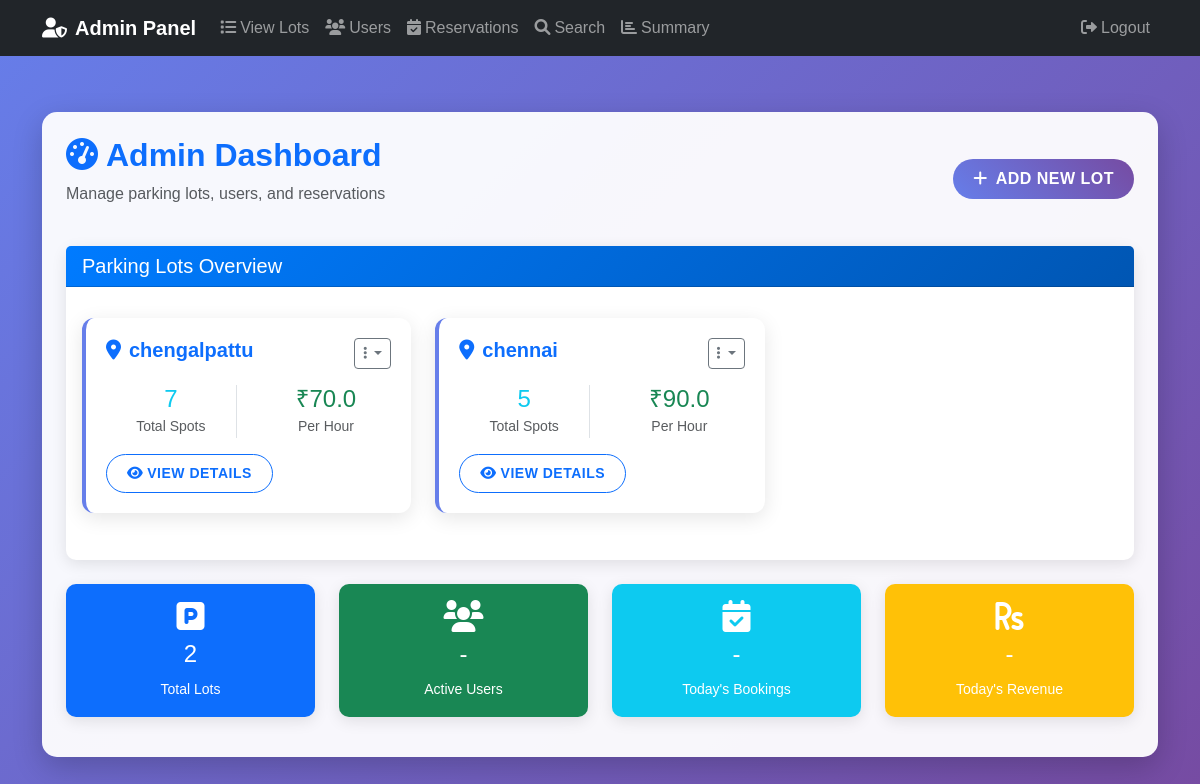
The page /admin on the database its author committed.
### models/model.py (models this page shows)
class ParkingLot(db.Model):
    id = db.Column(db.Integer, primary_key=True)
    prime_location_name = db.Column(db.String(100), nullable=False)
    price_per_hour = db.Column(db.Float, nullable=False)
    address = db.Column(db.String(200))
    pin_code = db.Column(db.String(10))
    maximum_number_of_spots = db.Column(db.Integer, nullable=False)
    spots = db.relationship('ParkingSpot', backref='lot', cascade='all, delete', lazy=True)

### controllers/admin_routes.py (the view)
    @app.route("/admin")
    def admin_dashboard():
        lots = ParkingLot.query.all()
        return render_template('admin_dashboard.html', lots=lots)

### templates/admin_dashboard.html (shortened to what this page needs)
<!DOCTYPE html>
<html lang="en">
<head>
    <link href="https://cdn.jsdelivr.net/npm/bootstrap@5.3.0/dist/css/bootstrap.min.css" rel="stylesheet">
    <link href="https://cdnjs.cloudflare.com/ajax/libs/font-awesome/6.0.0/css/all.min.css" rel="stylesheet">
    <link href="{{ url_for('static', filename='css/styles.css') }}" rel="stylesheet">
</head>
<body>
    <nav class="navbar navbar-expand-lg navbar-dark bg-dark">
        <div class="container">
            <a class="navbar-brand" href="#">
                <i class="fas fa-user-shield me-2"></i>Admin Panel
            </a>
            <div class="collapse navbar-collapse" id="navbarNav">
                <ul class="navbar-nav me-auto">
                    <li class="nav-item">
                        <a class="nav-link" href="/admin/lots">
                            <i class="fas fa-list me-1"></i>View Lots
                        </a>
                    </li>
                    <li class="nav-item">
                        <a class="nav-link" href="/admin/users">
                            <i class="fas fa-users me-1"></i>Users
                        </a>
                    </li>
                    <li class="nav-item">
                        <a class="nav-link" href="/admin/reservations">
                            <i class="fas fa-calendar-check me-1"></i>Reservations
                        </a>
                    </li>
                    <li class="nav-item">
                        <a class="nav-link" href="/admin/search">
                            <i class="fas fa-search me-1"></i>Search
                        </a>
                    </li>
                    <li class="nav-item">
                        <a class="nav-link" href="/admin/summary">
                            <i class="fas fa-chart-bar me-1"></i>Summary
                        </a>
                    </li>
                </ul>
                <ul class="navbar-nav">
                    <li class="nav-item">
                        <a class="nav-link" href="/login">
                            <i class="fas fa-sign-out-alt me-1"></i>Logout
                        </a>
                    </li>
                </ul>
            </div>
        </div>
    </nav>
    <div class="container mt-4">
        <div class="row">
            <div class="col-12">
                <div class="main-container p-4">
                    <div class="d-flex justify-content-between align-items-center mb-4">
                        <div>
                            <h2 class="fw-bold text-primary">
                                <i class="fas fa-tachometer-alt me-2"></i>Admin Dashboard
                            </h2>
                            <p class="text-muted">Manage parking lots, users, and reservations</p>
                        </div>
                        <div>
                            <a href="/admin/lots/create" class="btn btn-primary-custom btn-custom">
                                <i class="fas fa-plus me-2"></i>Add New Lot
                            </a>
                        </div>
                    </div>
                    <div class="card card-custom mb-4">
                        <div class="card-header bg-primary text-white">
                            <h5 class="mb-0">
                                Parking Lots Overview
                            </h5>
                        </div>
                        <div class="card-body">
                            {% if lots %}
                                <div class="row">
                                    {% for lot in lots %}
                                    <div class="col-md-6 col-lg-4 mb-3">
                                        <div class="lot-card">
                                            <div class="d-flex justify-content-between align-items-start mb-3">
                                                <h5 class="fw-bold text-primary mb-0">
                                                    <i class="fas fa-map-marker-alt me-2"></i>{{ lot.prime_location_name }}
                                                </h5>
                                                <div class="dropdown">
                                                    <button class="btn btn-sm btn-outline-secondary dropdown-toggle"
                                                            type="button" data-bs-toggle="dropdown">
                                                        <i class="fas fa-ellipsis-v"></i>
                                                    </button>
                                                </div>
                                            </div>
                                            <div class="row text-center">
                                                <div class="col-6">
                                                    <div class="border-end">
                                                        <h4 class="text-info mb-0">{{ lot.maximum_number_of_spots }}</h4>
                                                        <small class="text-muted">Total Spots</small>
                                                    </div>
                                                </div>
                                                <div class="col-6">
                                                    <h4 class="text-success mb-0">₹{{ lot.price_per_hour }}</h4>
                                                    <small class="text-muted">Per Hour</small>
                                                </div>
                                            </div>
                                            <div class="mt-3">
                                                <a href="/admin/lots/{{ lot.id }}/spots"
                                                   class="btn btn-sm btn-outline-primary btn-custom me-2">
                                                    <i class="fas fa-eye me-1"></i>View Details
                                                </a>
                                            </div>
                                        </div>
                                    </div>
                                    {% endfor %}
                                </div>
                            {% endif %}
                        </div>
                    </div>
                    <div class="row">
                        <div class="col-md-3 mb-3">
                            <div class="card card-custom bg-primary text-white">
                                <div class="card-body text-center">
                                    <i class="fas fa-parking fa-2x mb-2"></i>
                                    <h4>{{ lots|length }}</h4>
                                    <small>Total Lots</small>
                                </div>
                            </div>
                        </div>
                        <div class="col-md-3 mb-3">
                            <div class="card card-custom bg-success text-white">
                                <div class="card-body text-center">
                                    <i class="fas fa-users fa-2x mb-2"></i>
                                    <h4>-</h4>
                                    <small>Active Users</small>
                                </div>
                            </div>
                        </div>
                        <div class="col-md-3 mb-3">
                            <div class="card card-custom bg-info text-white">
                                <div class="card-body text-center">
                                    <i class="fas fa-calendar-check fa-2x mb-2"></i>
                                    <h4>-</h4>
                                    <small>Today's Bookings</small>
                                </div>
                            </div>
                        </div>
                        <div class="col-md-3 mb-3">
                            <div class="card card-custom bg-warning text-white">
                                <div class="card-body text-center">
                                    <i class="fas fa-rupee-sign fa-2x mb-2"></i>
                                    <h4>-</h4>
                                    <small>Today's Revenue</small>
                                </div>
                            </div>
                        </div>
                    </div>
                </div>
            </div>
        </div>
    </div>
</body>
</html>

### static/styles.css (style rules this page uses)
body { background: linear-gradient(135deg, #667eea 0%, #764ba2 100%); min-height: 100vh; font-family: 'Arial', sans-serif; }
.main-container { background: rgba(255, 255, 255, 0.95); border-radius: 15px; box-shadow: 0 10px 30px rgba(0, 0, 0, 0.2); margin-top: 2rem; margin-bottom: 2rem; }
.card-custom { border: none; border-radius: 10px; box-shadow: 0 4px 15px rgba(0, 0, 0, 0.1); transition: transform 0.3s ease; }
.btn-custom { border-radius: 25px; padding: 8px 20px; font-weight: 600; text-transform: uppercase; letter-spacing: 0.5px; transition: all 0.3s ease; }
.btn-primary-custom { background: linear-gradient(45deg, #667eea, #764ba2); border: none; color: white; }
.lot-card { background: white; border-radius: 12px; padding: 20px; margin: 15px 0; box-shadow: 0 5px 20px rgba(0, 0, 0, 0.1); border-left: 4px solid #667eea; transition: all 0.3s ease; }
.navbar-brand { font-weight: bold; }
.card-header { background: linear-gradient(135deg, #007bff, #0056b3); color: white; }

### rows shown on the page
ParkingLot: prime_location_name "chengalpattu", maximum_number_of_spots "7", price_per_hour "70.0"
ParkingLot: prime_location_name "chennai", maximum_number_of_spots "5", price_per_hour "90.0"

### other values the page prints
{{ lots|length }} "2"
